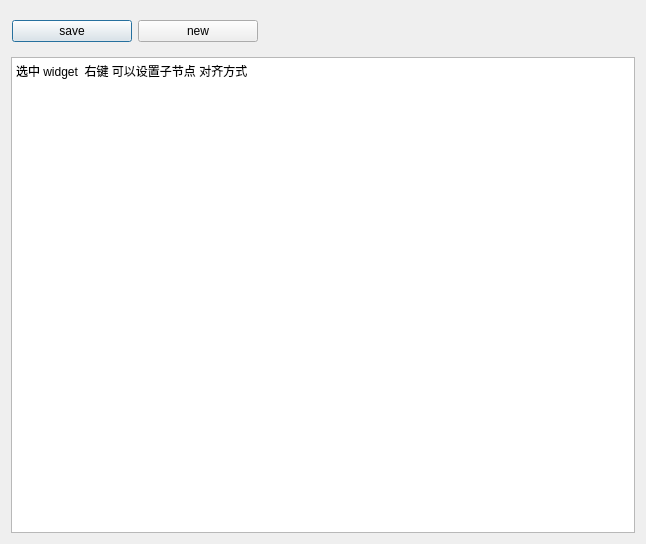
<?xml version="1.0" encoding="UTF-8"?>
<ui version="4.0">
 <class>NewTxtDlg</class>
 <widget class="QDialog" name="NewTxtDlg">
  <property name="geometry">
   <rect>
    <x>0</x>
    <y>0</y>
    <width>646</width>
    <height>544</height>
   </rect>
  </property>
  <property name="windowTitle">
   <string>Dialog</string>
  </property>
  <layout class="QGridLayout" name="gridLayout">
   <item row="1" column="0">
    <widget class="QTextEdit" name="textEdit">
     <property name="html">
      <string>&lt;!DOCTYPE HTML PUBLIC &quot;-//W3C//DTD HTML 4.0//EN&quot; &quot;http://www.w3.org/TR/REC-html40/strict.dtd&quot;&gt;
&lt;html&gt;&lt;head&gt;&lt;meta name=&quot;qrichtext&quot; content=&quot;1&quot; /&gt;&lt;meta charset=&quot;utf-8&quot; /&gt;&lt;style type=&quot;text/css&quot;&gt;
p, li { white-space: pre-wrap; }
hr { height: 1px; border-width: 0; }
li.unchecked::marker { content: &quot;\2610&quot;; }
li.checked::marker { content: &quot;\2612&quot;; }
&lt;/style&gt;&lt;/head&gt;&lt;body style=&quot; font-family:'Microsoft YaHei UI'; font-size:9pt; font-weight:400; font-style:normal;&quot;&gt;
&lt;p style=&quot; margin-top:0px; margin-bottom:0px; margin-left:0px; margin-right:0px; -qt-block-indent:0; text-indent:0px;&quot;&gt;选中 widget  右键 可以设置子节点 对齐方式&lt;/p&gt;&lt;/body&gt;&lt;/html&gt;</string>
     </property>
    </widget>
   </item>
   <item row="0" column="0" alignment="Qt::AlignLeft">
    <widget class="QWidget" name="" native="true">
     <property name="sizePolicy">
      <sizepolicy hsizetype="Preferred" vsizetype="Preferred">
       <horstretch>0</horstretch>
       <verstretch>0</verstretch>
      </sizepolicy>
     </property>
     <layout class="QHBoxLayout" name="horizontalLayout">
      <property name="sizeConstraint">
       <enum>QLayout::SetDefaultConstraint</enum>
      </property>
      <property name="leftMargin">
       <number>1</number>
      </property>
      <property name="rightMargin">
       <number>1</number>
      </property>
      <item alignment="Qt::AlignLeft">
       <widget class="QPushButton" name="pushButton_2">
        <property name="minimumSize">
         <size>
          <width>120</width>
          <height>0</height>
         </size>
        </property>
        <property name="maximumSize">
         <size>
          <width>120</width>
          <height>16777215</height>
         </size>
        </property>
        <property name="text">
         <string>save</string>
        </property>
       </widget>
      </item>
      <item alignment="Qt::AlignLeft">
       <widget class="QPushButton" name="pushButton">
        <property name="minimumSize">
         <size>
          <width>120</width>
          <height>0</height>
         </size>
        </property>
        <property name="maximumSize">
         <size>
          <width>120</width>
          <height>16777215</height>
         </size>
        </property>
        <property name="text">
         <string>new</string>
        </property>
       </widget>
      </item>
     </layout>
    </widget>
   </item>
  </layout>
 </widget>
 <resources/>
 <connections/>
</ui>
